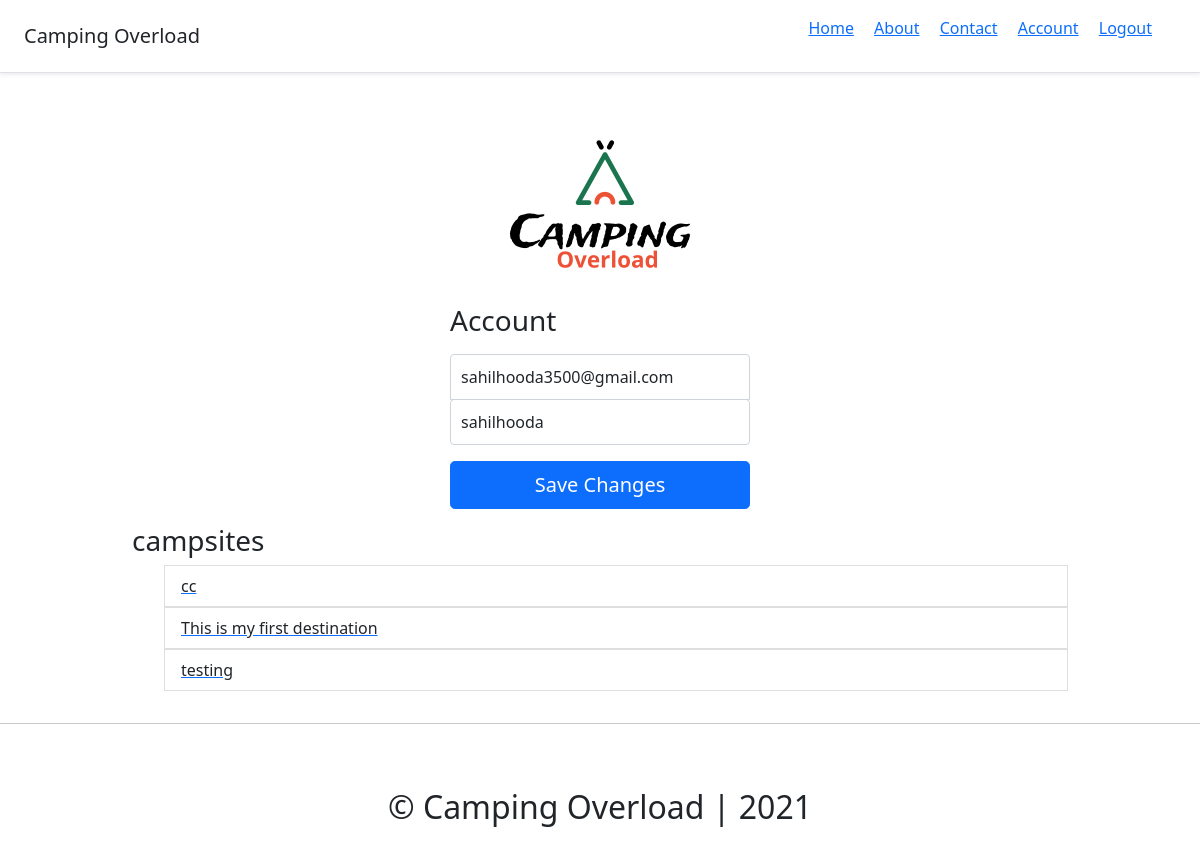
Before: /account/ (signed in) with the older database file.
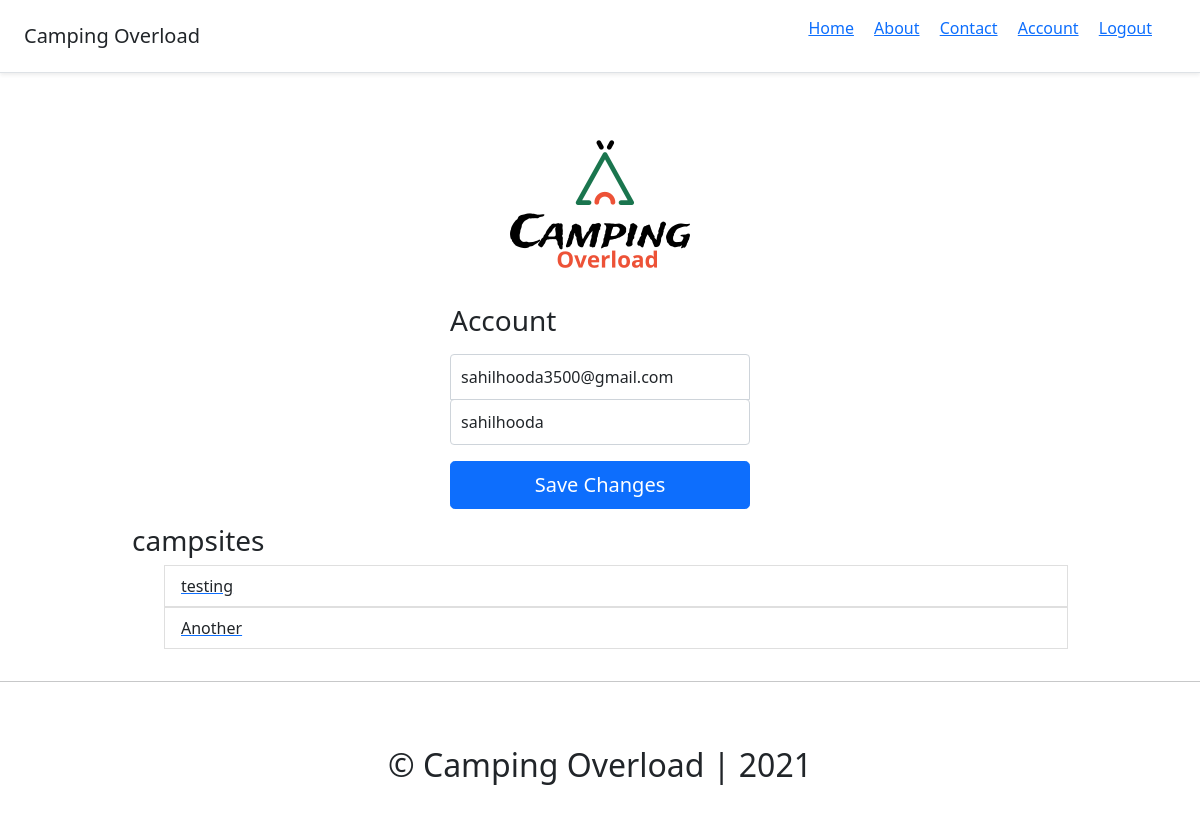
After: the same page with the newer database file.
### account/models.py (models this page shows, shortened)
class Account(AbstractBaseUser):
    email                    = models.EmailField(verbose_name="email", max_length=60,unique=True)
    username                 = models.CharField(max_length=30,unique=True)
    date_joined              = models.DateTimeField(verbose_name='date joined',auto_now=True)
    last_login               = models.DateTimeField(verbose_name='last login',auto_now=True)
    is_admin                 = models.BooleanField(default=False)
    is_staff                 = models.BooleanField(default=False)
    is_supervisor            = models.BooleanField(default=False)
    is_active                = models.BooleanField(default=True)
    USERNAME_FIELD = 'email'
    REQUIRED_FIELDS = ['username']
    objects = AccountManager()

### destination/models.py (models this page shows)
class BlogPost(models.Model):
    title               = models.CharField(max_length=50, null=False, blank=False)
    body                = models.TextField(max_length=5000, null=False, blank=False)
    image               = models.ImageField(upload_to=upload_location, null=False, blank=False)
    date_published      = models.DateTimeField(auto_now_add=True, verbose_name="date published")
    date_updated        = models.DateTimeField(auto_now=True,verbose_name="date updated")
    author              = models.ForeignKey(settings.AUTH_USER_MODEL, on_delete=models.CASCADE)
    slug                = models.SlugField(blank=True, unique=True)
    def __str__(self):
        return self.title

### account/views.py (the view)
# urls.py: path('account/', account_view, name="account"),
def account_view(request):
    if not request.user.is_authenticated:
        return redirect("login")
    context = {}
    if request.POST:
        form = AccountUpdateForm(request.POST, instance=request.user)
        if form.is_valid():
            form.save()
    else:
        form = AccountUpdateForm(
            initial = {
                "email": request.user.email,
                "username":request.user.username,
                }
        )
    context['account_form'] = form
    campsites = BlogPost.objects.filter(author = request.user)
    context['campsites'] = campsites
    return render(request, 'accounts/account.html',context)

### account/forms.py (shortened to what this page needs)
class AccountUpdateForm(forms.ModelForm):
    class Meta:
        model = Account
        fields = ('email','username')

### account/templates/accounts/account.html (shortened to what this page needs)
{% extends 'base.html'%}
{%block content%}
<form class="form-signin" method="post">
    <div class="column">
      <img class ="mx-auto d-block" src="/static/images/logo.png" alt="image"/>
    </div>
    <h1 class="h3 mb-3 fw-normal">Account</h1>
    <input type="email" name="email" id="inputEmail" class="form-control" placeholder="Email address" required autofocus value={{account_form.initial.email}}>
    <input type="text" name="username" id="inputUsername" class="form-control" placeholder="Username" required value="{{account_form.initial.username}}">
    <button class="w-100 btn btn-lg btn-primary" type="submit">Save Changes</button>
  </form>
<div class="container">
    <div class="row">
        <div class="campsites">
            <h3>campsites</h3>
            {% if campsites %}
            <ul>
                {% for post in campsites %}
                    <a href="{% url 'destination:description' post.slug %}">
                        <li class="list-group-item">{{post}}</li>
                    </a>
                {% endfor %}
            </ul>
            {% else %}
                <p>No Campsites Displayed by this user <a href="{% url 'destination:create' %}">Here</a></p>
            {% endif %}
        </div>
    </div>
</div>
{%endblock content%}

### campingforall/templates/base.html (shortened to what this page needs)
<!DOCTYPE html>
<html>
<head>
    <link href="https://cdn.jsdelivr.net/npm/bootstrap@5.0.0-beta2/dist/css/bootstrap.min.css" rel="stylesheet">
    <div class="d-flex flex-column flex-md-row align-items-center p-3 px-md-4 mb-3 bg-body border-bottom shadow-sm">
        <p class="h5 my-0 me-md-auto fw-normal">Camping Overload</p>
        <nav class="my-2 my-md-0 me-md-3">
            {% if request.user.is_authenticated %}
            <a class="p-2" href="{% url 'index' %}">Home</a>
            <a class="p-2" href="{% url 'about' %}">About</a>
            <a class="p-2" href="{% url 'contact' %}">Contact</a>
            <a class="p-2" href="{% url 'account' %}">Account</a>
            <a class="p-2" href="{% url 'logout' %}"> Logout</a></p>
            {% else %}
                <a class="p-2" href="{% url 'index' %}">Home</a>
                <a class="p-2" href="{% url 'login' %}">Login</a>
                <a class="p-2" class="btn btn-outline-primary" href="{% url 'register' %}"> Register</a>
            {% endif %}
        </nav>
      </div>
</head>
<body>
    <main>
        {%block content%}
        {%endblock%}
    </main>
</body>
<footer>
    <hr>
    <div class="pricing-header px-3 py-3 pt-md-5 pb-md-4 mx-auto text-center">
        <h2>&copy; Camping Overload | 2021</h2>
    </div>
</footer>
</html>

### campingforall/templates/base.html (style rules this page uses)
.container { max-width: 960px; }
.pricing-header { max-width: 700px; }

### account/templates/accounts/account.html (style rules this page uses)
.form-signin { width: 100%; max-width: 330px; padding: 15px; margin: auto; }
.form-signin .form-control { position: relative; box-sizing: border-box; height: auto; padding: 10px; font-size: 16px; }
.form-signin input[type="email"] { margin-bottom: -1px; border-bottom-right-radius: 0; border-bottom-left-radius: 0; }

Changed rows visible on the page:
removed BlogPost: title "cc"
removed BlogPost: title "This is my first destination"
added BlogPost: title "Another"
